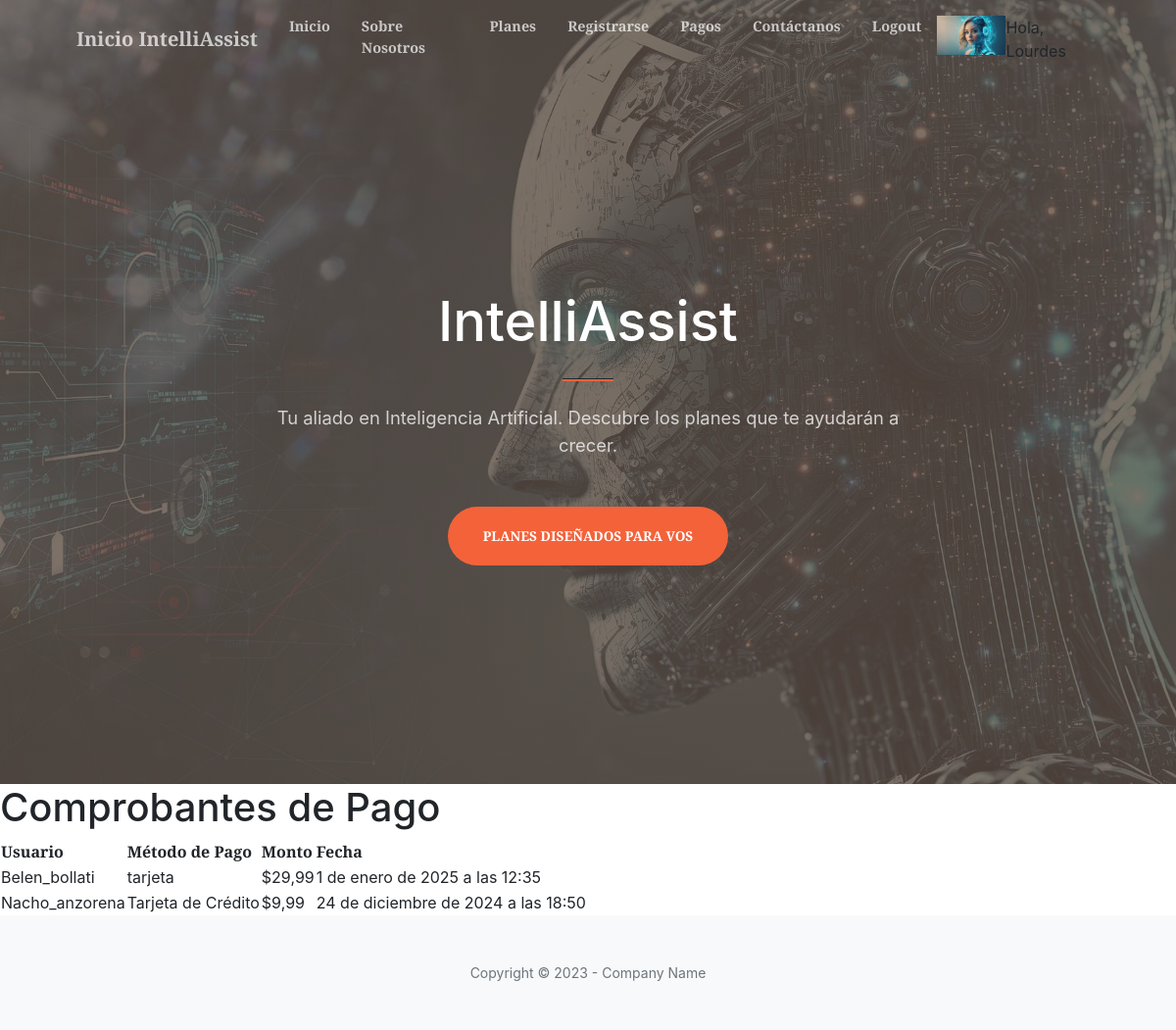
Screenshot of /comprobante_pago/ (signed in) with the database file from the repository.
### PFApp/models.py (models this page shows, shortened)
class Avatar(models.Model):
    user = models.OneToOneField(User, on_delete=models.CASCADE, null=True, blank = True)
    imagen = models.ImageField(upload_to='avatares', null=True, blank = True)

class Pago(models.Model):
    usuario = models.ForeignKey(User, on_delete=models.CASCADE, related_name="pagos")
    metodo_pago = models.CharField(
        max_length=100,
        choices=[
            ('tarjeta', 'Tarjeta de Crédito/Débito'),
            ('transferencia', 'Transferencia Bancaria'),
            ('paypal', 'PayPal')
        ]
    )
    monto = models.DecimalField(max_digits=10, decimal_places=2)
    fecha_pago = models.DateTimeField(auto_now_add=True)

### PFApp/views.py (the view)
# urls.py: path('comprobante_pago/', ComprobantePagoView.as_view(), name='comprobante_pago'),
class ComprobantePagoView(LoginRequiredMixin, ListView):
    model = Pago
    template_name = "PFApp/pago.html"
    context_object_name = "pagos"
    ordering = ['-fecha_pago']
    def get_queryset(self):
        if self.request.user.is_staff:
            return Pago.objects.all().order_by('-fecha_pago')
        else:
            return Pago.objects.filter(usuario=self.request.user).order_by('-fecha_pago')

### PFApp/templates/PFApp/pago.html (shortened to what this page needs)
{% extends "PFApp/base.html" %}
{% load static %}
{% block main %}
<h1>Comprobantes de Pago</h1>
{% if pagos %}
    <table>
        <thead>
            <tr>
                <th>Usuario</th>
                <th>Método de Pago</th>
                <th>Monto</th>
                <th>Fecha</th>
            </tr>
        </thead>
        <tbody>
            {% for pago in pagos %}
                <tr>
                    <td>{{ pago.usuario.username }}</td>
                    <td>{{ pago.metodo_pago }}</td>
                    <td>${{ pago.monto }}</td>
                    <td>{{ pago.fecha_pago }}</td>
                </tr>
            {% endfor %}
        </tbody>
    </table>
{% else %}
    <p>No se encontraron pagos registrados.</p>
{% endif %}
{% endblock main %}

### PFApp/templates/PFApp/base.html (shortened to what this page needs)
<!DOCTYPE html>
{% load static %}
<html lang="en">
    <head>
        <link href="https://cdn.jsdelivr.net/npm/bootstrap-icons@1.5.0/font/bootstrap-icons.css" rel="stylesheet" />
        <link href="https://cdnjs.cloudflare.com/ajax/libs/SimpleLightbox/2.1.0/simpleLightbox.min.css" rel="stylesheet" />
        <link href="{% static 'PFApp/css/styles.css' %}" rel="stylesheet" />
    </head>
    <body id="page-top">
        <nav class="navbar navbar-expand-lg navbar-light fixed-top py-3" id="mainNav">
            <div class="container px-4 px-lg-5">
                <a class="navbar-brand" href="#page-top">Inicio IntelliAssist</a>
                <div class="collapse navbar-collapse" id="navbarResponsive">
                    <ul class="navbar-nav ms-auto my-2 my-lg-0">
                        <li class="nav-item"><a class="nav-link" href="{% url 'Inicio' %}">Inicio</a></li>
                        <li class="nav-item"><a class="nav-link" href="{% url 'about_us' %}">Sobre Nosotros</a></li>
                        <li class="nav-item"><a class="nav-link" href="{% url 'Planes' %}">Planes</a></li>
                        <li class="nav-item"><a class="nav-link" href="{% url 'Registrarse' %}">Registrarse</a></li>
                        {% if request.user.is_authenticated %}
                            {% if request.user.is_staff %}
                                <li class="nav-item"><a class="nav-link" href="{% url 'agregar_pago' %}">Pagos</a></li>
                            {% else %}
                                <li class="nav-item"><a class="nav-link" href="{% url 'Perfil' %}">Perfil</a></li>
                            {% endif %}
                        {% endif %}
                        <li class="nav-item"><a class="nav-link" href="{% url 'Contactanos' %}">Contáctanos</a></li>
                        {% if request.user.is_authenticated %}
                            <li class="nav-item"><a class="nav-link" href="{% url 'Logout' %}">Logout</a></li>
                        {% else %}
                            <li class="nav-item"><a class="nav-link" href="{% url 'Login' %}">Login</a></li>
                        {% endif %}
                        {% if request.user.is_authenticated %}
                            {% if request.user.avatar %}
                                <img src="{{ request.user.avatar.imagen.url }}" alt="Avatar" class="avatar-img" height="40px">
                            {% else %}
                                <img src="{% static 'PFApp/assets/img/avatar_usuario.jpg' %}" alt="Avatar por defecto" class="avatar-img" height="40px">
                            {% endif %}
                            <span>Hola, {{ request.user.username }}</span>
                        {% endif %}
                    </ul>
                </div>
            </div>
        </nav>
        <header class="masthead">
            <div class="container px-4 px-lg-5 h-100">
                <div class="row gx-4 gx-lg-5 h-100 align-items-center justify-content-center text-center">
                    <div class="col-lg-8 align-self-end">
                        <h1 class="text-white font-weight-bold">IntelliAssist</h1>
                        <hr class="divider" />
                    </div>
                    <div class="col-lg-8 align-self-baseline">
                        <p class="text-white-75 mb-5">Tu aliado en Inteligencia Artificial. Descubre los planes que te ayudarán a crecer.</p>
                        <a class="btn btn-primary btn-xl" href="#about">Planes diseñados para vos</a>
                    </div>
                </div>
            </div>
        </header>
        {% block main %}
        {% endblock main %}
        <footer class="bg-light py-5">
            <div class="container px-4 px-lg-5">
                <div class="small text-center text-muted">Copyright &copy; 2023 - Company Name</div>
            </div>
        </footer>
    </body>
</html>

### rows the page displays
Pago: usuario.username "Belen_bollati", metodo_pago "tarjeta", monto "29,99", fecha_pago "1 de enero de 2025 a las 12:35"
Pago: usuario.username "Nacho_anzorena", metodo_pago "Tarjeta de Crédito", monto "9,99", fecha_pago "24 de diciembre de 2024 a las 18:50"

### other values shown
{{ request.user.username }} "Lourdes"
